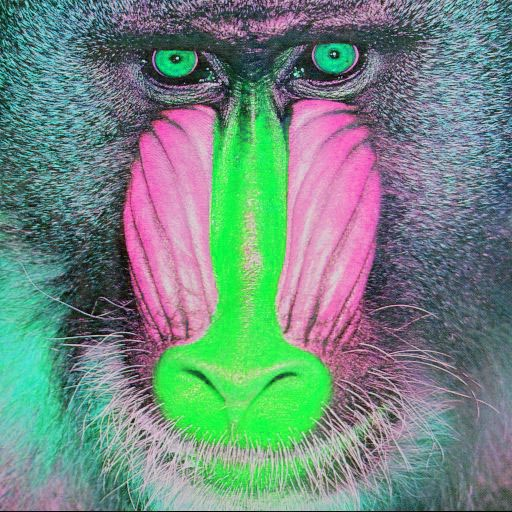
//> input picture Lab 2/mandrill0.jpg, 512 x 512 px
$ ./correct   (built with g++ and OpenCV 4)
//> lines starting //> are read from the running program, lines starting //| are printed output that depends on the picture
/////////////////////////////////////////////////////////////////////////////
//
// correct.cpp
// TOPIC: load Mandill images that are corruped then correct them
//
// Getting-Started-File for OpenCV
//
/////////////////////////////////////////////////////////////////////////////

#include <stdio.h>
#include "opencv2/imgproc/imgproc_c.h"
#include <opencv2/opencv.hpp>
#include <opencv2/highgui/highgui.hpp>
#include <opencv2/core/core.hpp>

using namespace cv;

Mat correctionOne(Mat imageCorrupted);
Mat correctionTwo();


//The main will take the arg of what image to correct between 0-3
// [35 lines left out: function main, not called in this run]

Mat correctionOne(Mat imageCorrupted){
  // Read image from file
  //Mat imageNormal = imread("mandrill.jpg", 1);

  for(int y=0; y<imageCorrupted.rows; y++) {
   for(int x=0; x<imageCorrupted.cols; x++) {
     uchar pixelBlue = imageCorrupted.at<Vec3b>(y,x)[0];
     uchar pixelGreen = imageCorrupted.at<Vec3b>(y,x)[1];
     uchar pixelRed = imageCorrupted.at<Vec3b>(y,x)[2];

     imageCorrupted.at<Vec3b>(y,x)[0] = pixelRed;
     imageCorrupted.at<Vec3b>(y,x)[1] = pixelBlue;
     imageCorrupted.at<Vec3b>(y,x)[2] = pixelGreen;
/*
     if (x == 236 && y == 256){
       printf("The value on the normal image is: (%d,%d,%d).\n The Value on the corrupted image is (%d,%d,%d)\n",
        imageNormal.at<Vec3b>(y,x)[0],imageNormal.at<Vec3b>(y,x)[1], imageNormal.at<Vec3b>(y,x)[2],
        imageCorrupted.at<Vec3b>(y,x)[0],imageCorrupted.at<Vec3b>(y,x)[1], imageCorrupted.at<Vec3b>(y,x)[2]);
     }
     */
    }
  }

  return imageCorrupted;
}


Mat correctionTwo(){
  Mat imageCorrupted = imread("mandrill0.jpg", 1);
//> imageCorrupted is the input picture: 512 rows x 512 cols, CV_8UC3; mean B, G, R 128.9, 137.4, 113.2
  //Mat imageNormal = imread("mandrill.jpg", 1);

  for(int y=0; y<imageCorrupted.rows; y++) {
   for(int x=0; x<imageCorrupted.cols; x++) {
     uchar pixelRed = imageCorrupted.at<Vec3b>(y,x)[2];

       if (x > 20 && y > 20){
         uchar pixelRed = imageCorrupted.at<Vec3b>(y-20,x-20)[2];
         imageCorrupted.at<Vec3b>(y,x)[2] = pixelRed;
       }
     }
   }
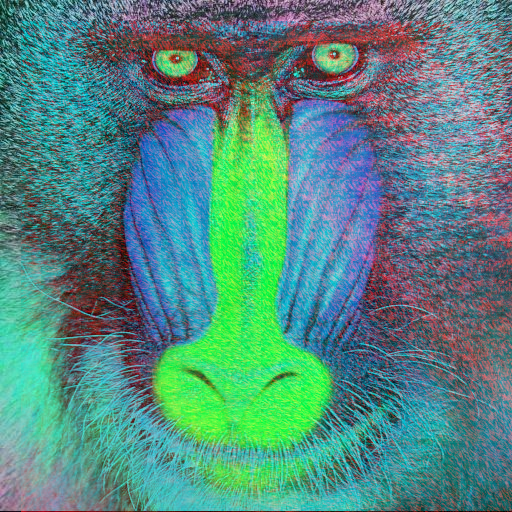
//> imageCorrupted: 512 rows x 512 cols, CV_8UC3; mean B, G, R 128.9, 137.4, 84.7
   imageCorrupted = correctionOne(imageCorrupted);
//> after the loop in correctionOne, `for(int y=0; y<imageCorrupted.rows; y++)`:
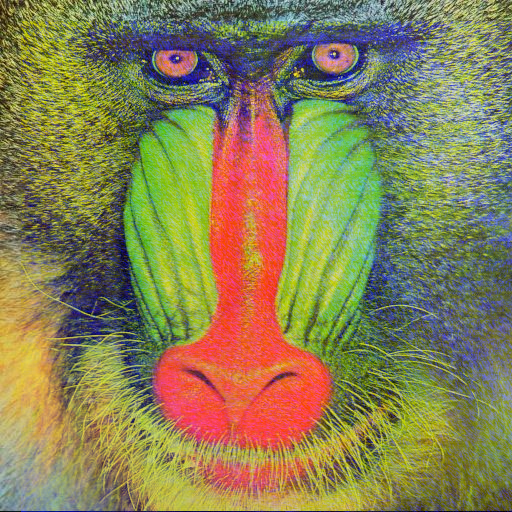
//> imageCorrupted: 512 rows x 512 cols, CV_8UC3; mean B, G, R 84.7, 128.9, 137.4
   for(int y=0; y<imageCorrupted.rows; y++) {
    for(int x=0; x<imageCorrupted.cols; x++) {
      uchar pixelBlue = imageCorrupted.at<Vec3b>(y,x)[0];
      uchar pixelGreen = imageCorrupted.at<Vec3b>(y,x)[1];
      uchar pixelRed = imageCorrupted.at<Vec3b>(y,x)[2];

      imageCorrupted.at<Vec3b>(y,x)[0] = pixelRed -20;
      imageCorrupted.at<Vec3b>(y,x)[1] = pixelBlue;
      imageCorrupted.at<Vec3b>(y,x)[2] = pixelGreen - 20;

      }
    }
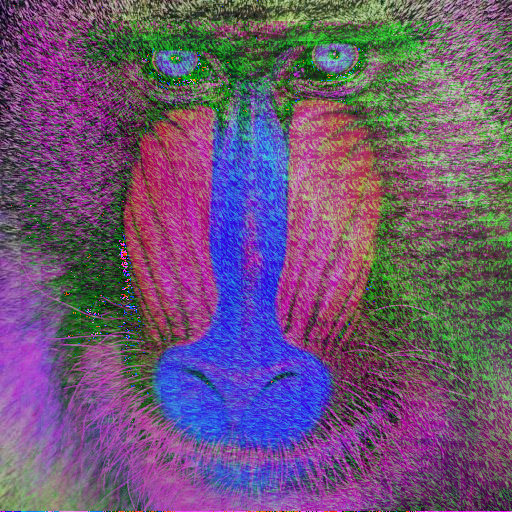
//> imageCorrupted: 512 rows x 512 cols, CV_8UC3; mean B, G, R 118.3, 84.7, 109.6
   return imageCorrupted;
}

// added to run one function of the file
int main() { correctionTwo(); }

$ run again, with Lab 2/mandrill.jpg copied over Lab 2/mandrill0.jpg
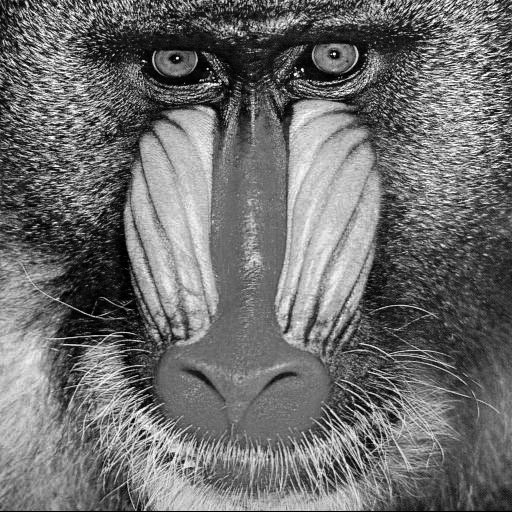
//> input picture Lab 2/mandrill.jpg, 512 x 512 px
//> in correctionTwo, imageCorrupted is the input picture: 512 rows x 512 cols, CV_8UC3; min 0, max 255, mean 110
//> after the loop in correctionOne, `for(int y=0; y<imageCorrupted.rows; y++)`:
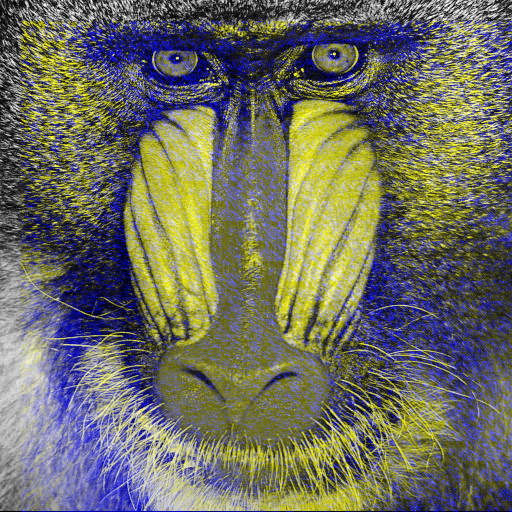
//> imageCorrupted: 512 rows x 512 cols, CV_8UC3; mean B, G, R 97.3, 110, 110
//> after the loop in correctionTwo, `for(int y=0; y<imageCorrupted.rows; y++)`:
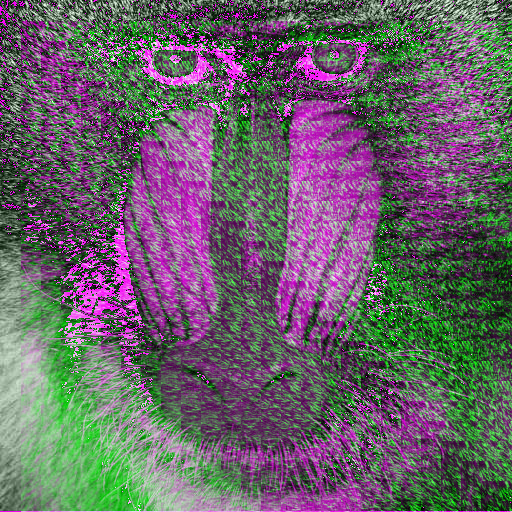
//> imageCorrupted: 512 rows x 512 cols, CV_8UC3; mean B, G, R 103.7, 97.3, 103.7

$ run again, with Lab 2/mandrill2.jpg copied over Lab 2/mandrill0.jpg
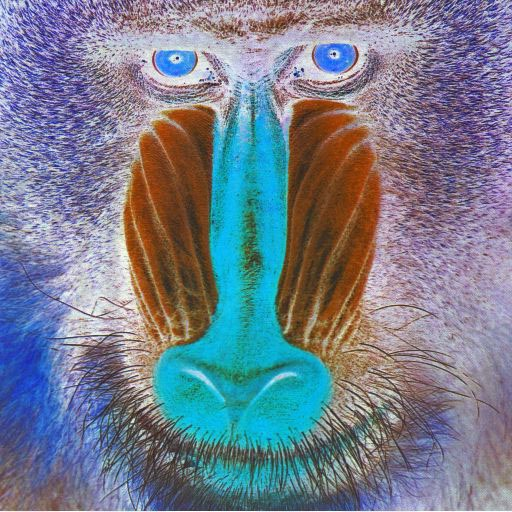
//> input picture Lab 2/mandrill2.jpg, 512 x 512 px
//> in correctionTwo, imageCorrupted is the input picture: 512 rows x 512 cols, CV_8UC3; mean B, G, R 141.8, 126.1, 117.6
//> after the loop in correctionOne, `for(int y=0; y<imageCorrupted.rows; y++)`:
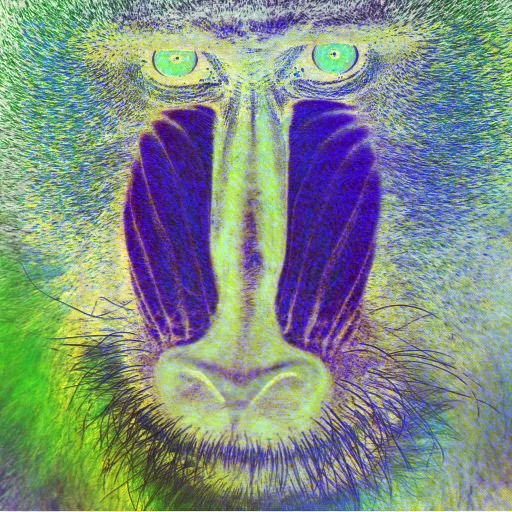
//> imageCorrupted: 512 rows x 512 cols, CV_8UC3; mean B, G, R 132.4, 141.8, 126.1
//> after the loop in correctionTwo, `for(int y=0; y<imageCorrupted.rows; y++)`:
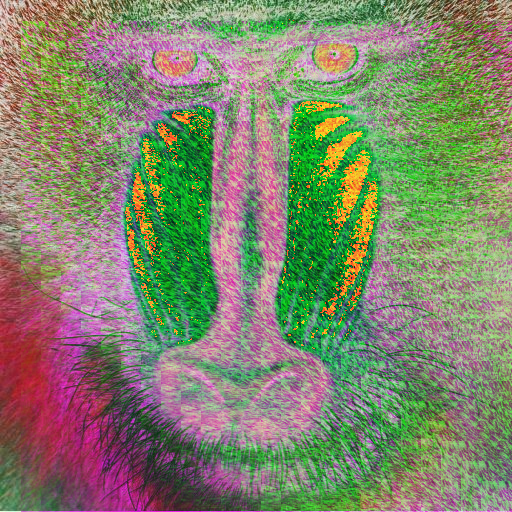
//> imageCorrupted: 512 rows x 512 cols, CV_8UC3; mean B, G, R 106.1, 132.4, 128.6
